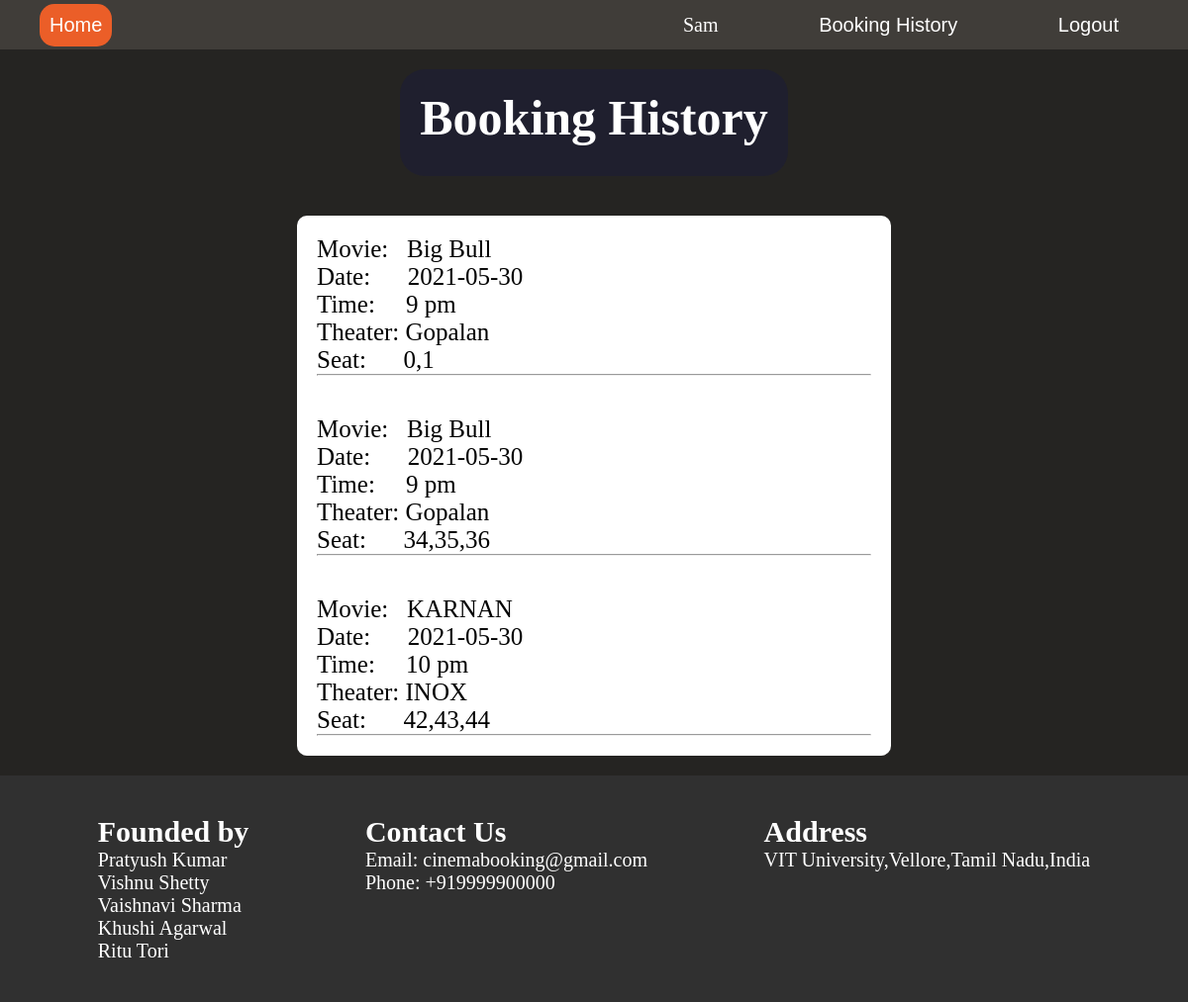
The page /bookinglist.php (signed in) on the database its author committed.
### tables this page shows
CREATE TABLE `bookingdetails` (
  `BookingId` int(255) NOT NULL,
  `UserId` int(255) NOT NULL,
  `ShowId` int(255) NOT NULL,
  `SeatDetails` varchar(255) NOT NULL,
  `TimeofBooking` timestamp(6) NOT NULL DEFAULT current_timestamp(6)
);

CREATE TABLE `movies` (
  `MovieId` int(255) NOT NULL,
  `MovieName` varchar(255) DEFAULT NULL,
  `Genre` varchar(255) DEFAULT NULL,
  `Director` varchar(255) DEFAULT NULL,
  `Description` varchar(500) DEFAULT NULL,
  `Image` varchar(255) DEFAULT NULL,
  `Imdb` int(255) DEFAULT NULL,
  `Trailer` varchar(255) DEFAULT NULL,
  `Duration` int(255) DEFAULT NULL,
  `InDate` date DEFAULT NULL,
  `OutDate` date DEFAULT NULL
);

CREATE TABLE `shows` (
  `ShowId` int(255) NOT NULL,
  `MovieId` int(255) DEFAULT NULL,
  `TheaterId` int(255) DEFAULT NULL,
  `Times` varchar(255) DEFAULT NULL,
  `Dates` date DEFAULT NULL,
  `Seats` int(255) DEFAULT NULL,
  `Price` int(255) DEFAULT NULL
);

CREATE TABLE `theater` (
  `TheaterId` int(255) NOT NULL,
  `TheaterName` varchar(255) DEFAULT NULL,
  `Seats` int(255) DEFAULT NULL
);

### bookinglist.php (the view, shortened to what this page needs)
<?php include_once ('db.php');
$Id1=$db->query("select * from users where username='". $_SESSION['username']."';");
$u1=$Id1->fetch_object();
$UserId=$u1->UserId;
$Id2=$db->query("select * from bookingdetails where UserId='". $UserId."'ORDER BY TimeofBooking DESC;");
?>
<div class="overall-background">
    <?php include 'header1.php'; ?>
    <center><div class="movie-details">
        <div class="movie-title">
        Booking History
        </div>
    </div></center>
<div class="booking-list">
<?php
while ($u2=$Id2->fetch_object()) {
    ?>
    <div class="booking-item">
    <?php
    $seats=$u2->SeatDetails;
    $ShowId=$u2->ShowId;
    $Id3=$db->query("select * from shows where ShowId='".$ShowId."';");
    $u3=$Id3->fetch_object();
    $MovieId=$u3->MovieId;
    $TheaterId=$u3->TheaterId;
    $time=$u3->Times;
    $date=$u3->Dates;
    $Id5=$db->query("select * from theater where TheaterId='". $TheaterId."';");
    $u5=$Id5->fetch_object();
    $Theatername=$u5->TheaterName;
    $Id4=$db->query("select * from movies where MovieId='". $MovieId."';");
    $u4=$Id4->fetch_object();
    $MovieName=$u4->MovieName;
    ?>
        Movie: &nbsp;&nbsp;<?php echo $MovieName;?>
        <br>
        Date: &nbsp;&nbsp;&nbsp;&nbsp;&nbsp;<?php echo $date;?>
        <br>
        Time: &nbsp;&nbsp;&nbsp;&nbsp;<?php echo $time;?> pm
        <br>
        Theater:&nbsp;<?php echo $Theatername;?>
        <br>
        Seat:&nbsp;&nbsp;&nbsp;&nbsp;&nbsp;&nbsp;<?php echo $seats;?>
        <?php echo "<br/>";?>
        <hr>
    </div>
    <?php
}
?>
</div>
    <?php include 'footer.php'; ?>
</div>

### bookinglist.php (style rules this page uses)
* { margin: 0; padding: 0; box-sizing: border-box; }
.movie-details { padding: 20px; background-color: #1f1f2e; color: white; margin: 20px; display: inline-block; border-radius: 25px; }
.movie-details .movie-title { font-weight: 600; font-size: 50px; margin-bottom: 10px }
.booking-list { display: flex; flex-direction: column; background-color: white; border-radius: 10px; width: 50%; margin: 20px auto; }
.booking-item { padding: 20px; font-size: 25px; }

### header1.php (style rules this page uses)
.overall-background { background-color:#252422; }

### rows shown on the page
bookingdetails: movies.MovieName "Big Bull", ShowId.Dates "2021-05-30", ShowId.Times "9", theater.TheaterName "Gopalan", SeatDetails "0,1"
bookingdetails: movies.MovieName "Big Bull", ShowId.Dates "2021-05-30", ShowId.Times "9", theater.TheaterName "Gopalan", SeatDetails "34,35,36"
bookingdetails: movies.MovieName "KARNAN", ShowId.Dates "2021-05-30", ShowId.Times "10", theater.TheaterName "INOX", SeatDetails "42,43,44"

### other values the page prints
$_SESSION['username'] "Sam"
